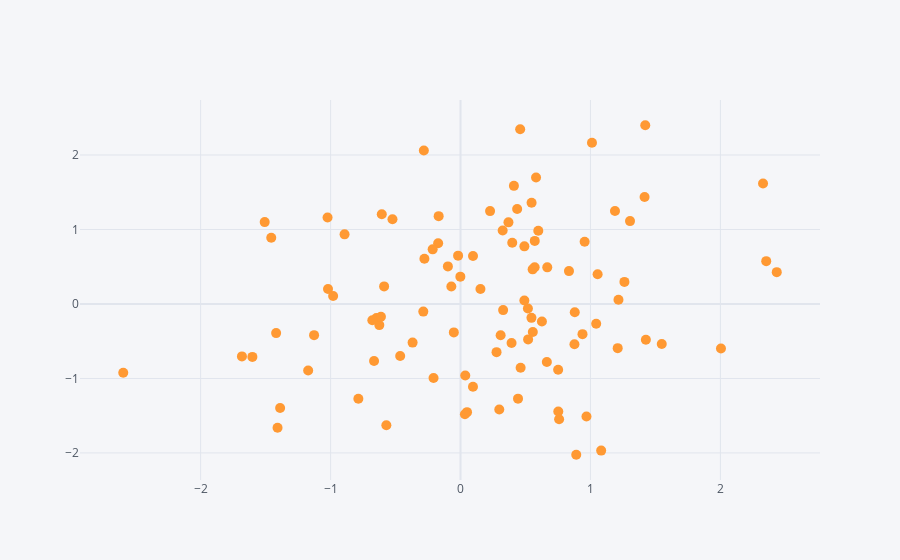

Notebook cell for this chart:
### Code cell
df.iplot(kind='scatter',x='A',y='B',mode='markers',size=10)  #散点图，放进x和y的数据,点图，点大小
